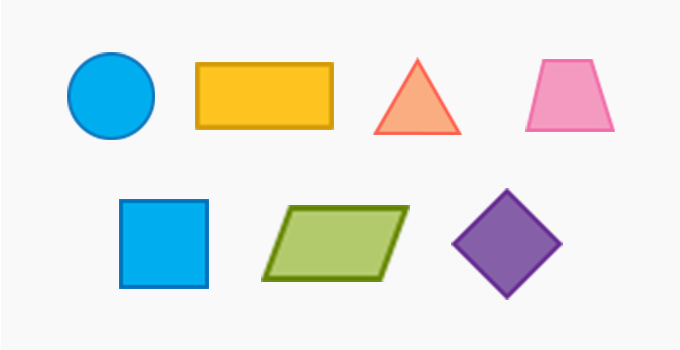
#> input picture basics_additional/Images/shape.png, 680 x 350 px
$ python 8_contours_shape_detection.py
#> lines starting #> are read from the running program, lines starting #| are printed output that depends on the picture; after the words box and inside, x2 and y2 are one past the last pixel; in counts of white or black regions, pixels touching at a corner belong together
import cv2
import numpy as np

"""
    From Canny we can get the edges
    We can find the area, perimeter, number of corner points of each shape
    With the number of corner points we can approximate the shape.
    3 - Traingle, 4 - Square/ Rectangle, above 4 is a circle
"""


def stackImages(scale, imgArray):
    rows = len(imgArray)
    cols = len(imgArray[0])
    rowsAvailable = isinstance(imgArray[0], list)
    width = imgArray[0][0].shape[1]
    height = imgArray[0][0].shape[0]
    if rowsAvailable:
        for x in range(0, rows):
            for y in range(0, cols):
                if imgArray[x][y].shape[:2] == imgArray[0][0].shape[:2]:
                    imgArray[x][y] = cv2.resize(
                        imgArray[x][y], (0, 0), None, scale, scale)
                else:
                    imgArray[x][y] = cv2.resize(
                        imgArray[x][y], (imgArray[0][0].shape[1], imgArray[0][0].shape[0]), None, scale, scale)
                if len(imgArray[x][y].shape) == 2:
                    imgArray[x][y] = cv2.cvtColor(
                        imgArray[x][y], cv2.COLOR_GRAY2BGR)
        imageBlank = np.zeros((height, width, 3), np.uint8)
        hor = [imageBlank]*rows
        hor_con = [imageBlank]*rows
        for x in range(0, rows):
            hor[x] = np.hstack(imgArray[x])
        ver = np.vstack(hor)
    else:
        for x in range(0, rows):
            if imgArray[x].shape[:2] == imgArray[0].shape[:2]:
                imgArray[x] = cv2.resize(
                    imgArray[x], (0, 0), None, scale, scale)
            else:
                imgArray[x] = cv2.resize(
                    imgArray[x], (imgArray[0].shape[1], imgArray[0].shape[0]), None, scale, scale)
            if len(imgArray[x].shape) == 2:
                imgArray[x] = cv2.cvtColor(imgArray[x], cv2.COLOR_GRAY2BGR)
        hor = np.hstack(imgArray)
        ver = hor
    return ver


"""
    Contours can be explained simply as a curve joining all the continuous points (along the boundary),
    having same color or intensity. The contours are a useful tool for shape analysis and object detection
    and recognition.
    For applying contours we need only binary image(black and white). What we want to detect will be in white
    and the rest will be in black. So for this purpose we apply Canny.
    there are three arguments in cv.findContours() function, first one is source image,
    second is contour retrieval mode, third is contour approximation

    Contours are the boundaries of a shape with same intensity. It stores the (x,y) coordinates
    of the boundary of a shape. But does it store all the coordinates ? That is specified by this contour
    approximation method.

    If you pass cv.CHAIN_APPROX_NONE, all the boundary points are stored.

    The cv2.boundingRect() function of OpenCV is used to draw an approximate rectangle around the binary image.
    This function is used mainly to highlight the region of interest after obtaining contours from an image.
"""


def getContours(img):
    contours, hierarchy = cv2.findContours(
        img, cv2.RETR_EXTERNAL, cv2.CHAIN_APPROX_NONE)
    # print(contours)
    # print(hierarchy)
    for cnt in contours:
        area = cv2.contourArea(cnt)
        # print(area)
        if area > 500:
            cv2.drawContours(imgContour, cnt, -1, (255, 0, 0), 3)
            # Get perimeter
            peri = cv2.arcLength(cnt, True)
            # print(peri)
            # Get the corner points
            approx = cv2.approxPolyDP(cnt, 0.02*peri, True)
            # print(len(approx))
            objCor = len(approx)
            x, y, w, h = cv2.boundingRect(approx)

            if objCor == 3:
                objectType = "Tri"
            elif objCor == 4:
                aspRatio = w/float(h)
                if aspRatio > 0.98 and aspRatio < 1.03:
                    objectType = "Square"
                else:
                    objectType = "Rectangle"
            elif objCor > 4:
                objectType = "Circles"
            else:
                objectType = "None"

            cv2.rectangle(imgContour, (x, y), (x+w, y+h), (0, 255, 0), 2)
            cv2.putText(imgContour, objectType,
                        (x+(w//2)-10, y+(h//2)-10), cv2.FONT_HERSHEY_COMPLEX, 0.7,
                        (0, 0, 0), 2)


path = './Images/shape.png'
img = cv2.imread(path)
#> img is the input picture: shape (350, 680, 3); mean B, G, R 227.2, 231.2, 227.4
imgContour = img.copy()

imgGray = cv2.cvtColor(img, cv2.COLOR_BGR2GRAY)
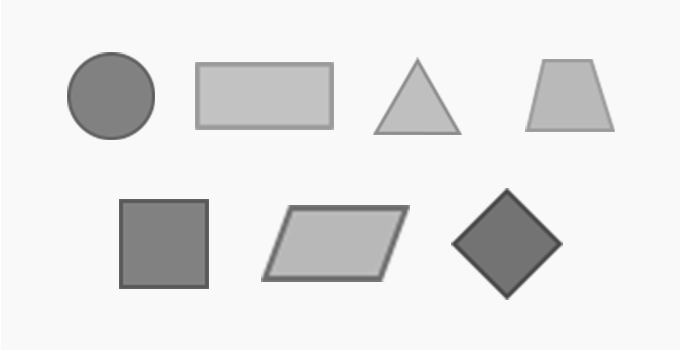
#> imgGray: shape (350, 680); min 68, max 255, mean 229.5
imgBlur = cv2.GaussianBlur(imgGray, (7, 7), 1)
imgCanny = cv2.Canny(imgBlur, 50, 50)
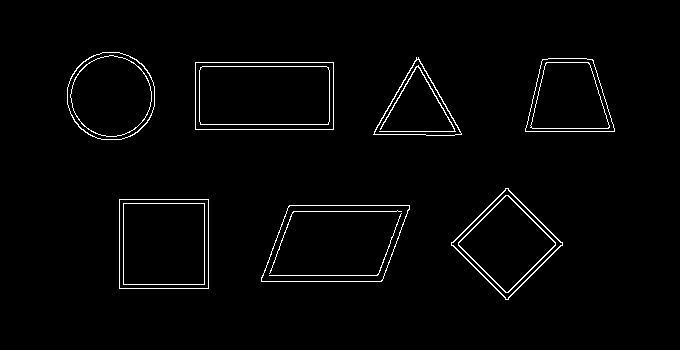
#> imgCanny: shape (350, 680); 2% white in thin lines or dots, all inside (x1, y1, x2, y2) = (67, 52, 615, 300)
getContours(imgCanny)
#> in getContours, `contours, hierarchy = cv2.findContours( img, cv2.RETR_EXTERNAL, cv2.CH..`: contours = 7 contours; box (x1, y1, x2, y2) and area: (195, 62, 334, 130) 9246, (261, 205, 410, 282) 9213, (119, 199, 209, 289) 7921, (451, 188, 563, 300) 6275, (67, 52, 155, 140) 6098, (525, 58, 615, 132) 5080, (373, 57, 462, 136) 3504
#> the loop in getContours, `for cnt in contours:` made 7 passes
#> (area, peri, approx, objCor, x, y, w, h) on passes 1 to 5: (9213, 415.2, [[261, 281], [381, 281], [409, 205], [289, 205]], 4, 261, 205, 149, 77), (7921, 356, [[119, 199], [119, 288], [208, 288], [208, 199]], 4, 119, 199, 90, 90), (6275, 319.8, [[505, 188], [451, 245], [508, 299], [562, 242]], 4, 451, 188, 112, 112), (9246, 410, [[195, 62], [195, 129], [333, 129], [333, 62]], 4, 195, 62, 139, 68), (5080.5, 300, [[542, 59], [525, 131], [614, 131], [593, 60]], 4, 525, 59, 90, 73)
#> (area, peri, approx, objCor, x, y, w, h) on pass 6: (3504, 283.3, [[416, 57], [373, 134], [461, 134]], 3, 373, 57, 89, 78)
#> after the loop in getContours, `for cnt in contours:`:
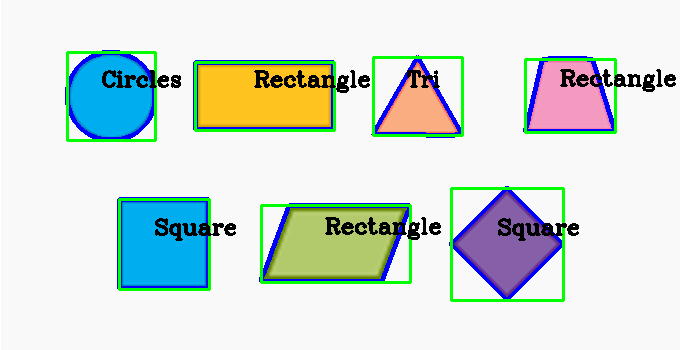
#> imgContour: shape (350, 680, 3); 8.27% of pixels changed, all inside (x1, y1, x2, y2) = (65, 50, 676, 302)

imgBlank = np.zeros_like(img)
imgStack = stackImages(0.5, ([img, imgBlur],
                             [imgCanny, imgContour]))
#> after the loop in stackImages, `for x in range(0, rows):`: hor = 2 items
#> in stackImages, `ver = np.vstack(hor)`:
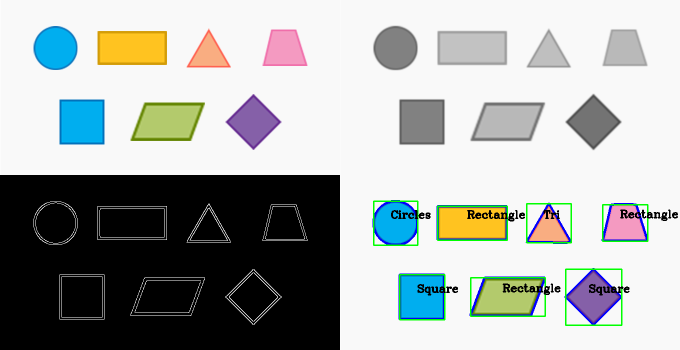
#> ver: shape (350, 680, 3); mean of channels 0, 1, 2 170, 172.3, 168.3; drawn as B, G, R

cv2.imshow("Stack", imgStack)

cv2.waitKey(0)
